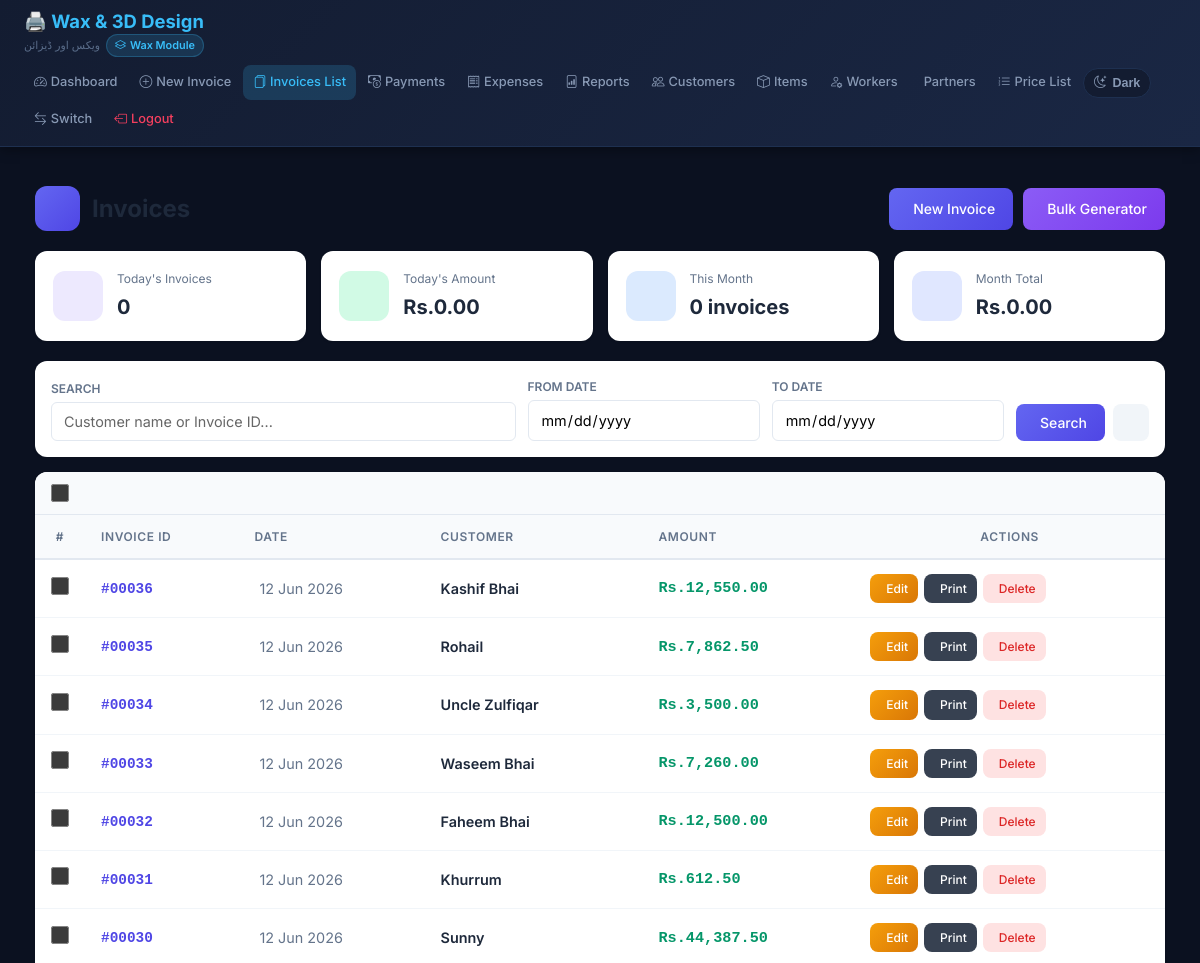
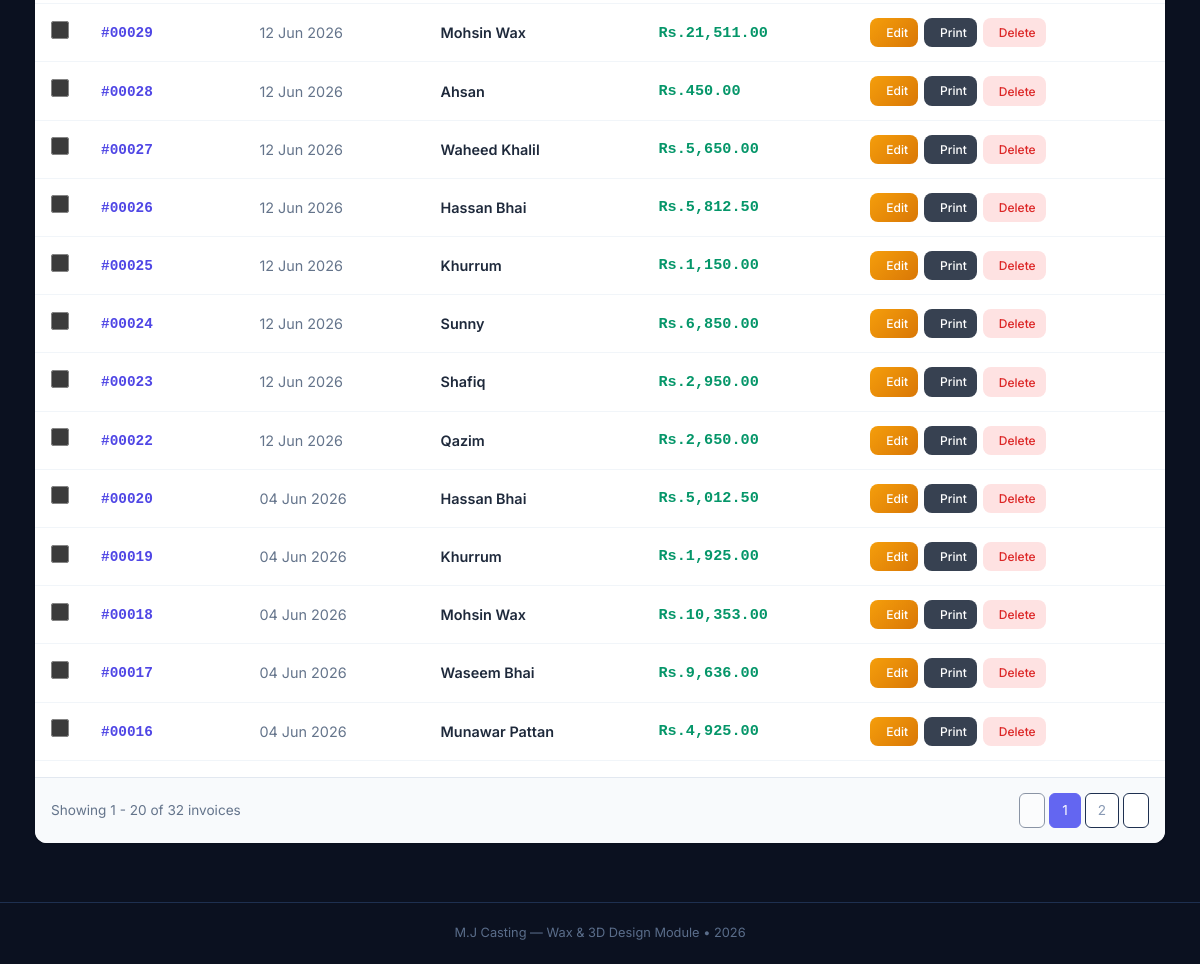
Page /wax/invoices.php (signed in) on the committed database (2 pictures, top to bottom).
### tables this page shows
CREATE TABLE `wax_invoices` (
  `id` int(11) NOT NULL,
  `customer_id` int(11) NOT NULL,
  `invoice_date` date NOT NULL,
  `total_amount` decimal(12,2) NOT NULL DEFAULT 0.00,
  `editable_flag` tinyint(1) DEFAULT 1,
  `created_by` int(11) DEFAULT 1,
  `created_at` timestamp NOT NULL DEFAULT current_timestamp()
);

CREATE TABLE `wax_customers` (
  `id` int(11) NOT NULL,
  `name` varchar(100) NOT NULL,
  `contact` varchar(50) DEFAULT NULL,
  `address` text DEFAULT NULL,
  `opening_balance` decimal(10,2) DEFAULT 0.00,
  `billing_style` enum('weekly','monthly','cash') DEFAULT 'cash',
  `active` tinyint(1) DEFAULT 1,
  `created_at` timestamp NOT NULL DEFAULT current_timestamp()
);

### wax/invoices.php (the view, shortened to what this page needs)
<?php
$pdo = getDB();
$search = $_GET['search'] ?? '';
$dateFrom = $_GET['date_from'] ?? '';
$dateTo = $_GET['date_to'] ?? '';
$page = max(1, intval($_GET['page'] ?? 1));
$limit = 20;
$offset = ($page - 1) * $limit;
$where = "WHERE 1=1";
$params = [];
$stmtCount = $pdo->prepare("SELECT COUNT(*) as total_count, COALESCE(SUM(total_amount), 0) as total_amount FROM wax_invoices i JOIN wax_customers c ON i.customer_id = c.id $where");
$stmtCount->execute($params);
$countResult = $stmtCount->fetch(PDO::FETCH_ASSOC);
$total_rows = intval($countResult['total_count'] ?? 0);
$total_pages = max(1, ceil($total_rows / $limit));
$sql = "
    SELECT i.*, c.name as customer_name
    FROM wax_invoices i
    JOIN wax_customers c ON i.customer_id = c.id
    $where
    ORDER BY i.id DESC
    LIMIT $limit OFFSET $offset
";
$stmt = $pdo->prepare($sql);
$stmt->execute($params);
$invoices = $stmt->fetchAll(PDO::FETCH_ASSOC);
$todayStmt = $pdo->query("SELECT COUNT(*) as today_count, COALESCE(SUM(total_amount), 0) as today_amount FROM wax_invoices WHERE invoice_date = CURDATE()");
$todayStats = $todayStmt->fetch(PDO::FETCH_ASSOC);
$todayCount = intval($todayStats['today_count'] ?? 0);
$todayAmount = floatval($todayStats['today_amount'] ?? 0);
$monthStmt = $pdo->query("SELECT COUNT(*) as month_count, COALESCE(SUM(total_amount), 0) as month_amount FROM wax_invoices WHERE MONTH(invoice_date) = MONTH(CURDATE()) AND YEAR(invoice_date) = YEAR(CURDATE())");
$monthStats = $monthStmt->fetch(PDO::FETCH_ASSOC);
$monthCount = intval($monthStats['month_count'] ?? 0);
$monthAmount = floatval($monthStats['month_amount'] ?? 0);
include __DIR__ . '/templates/header.php';
?>
<div class="invoices-page">
    <div class="page-header">
        <div class="page-title">
            <div class="icon"><i class="fas fa-file-invoice"></i></div>
            <h1>Invoices</h1>
        </div>
        <div class="header-actions">
            <a href="invoice_create.php" class="btn btn-primary">
                <i class="fas fa-plus"></i> New Invoice
            </a>
            <a href="bulk_invoice.php" class="btn btn-purple">
                <i class="fas fa-layer-group"></i> Bulk Generator
            </a>
        </div>
    </div>
    <div class="stats-row">
        <div class="stat-card">
            <div class="stat-icon purple"><i class="fas fa-file-invoice-dollar"></i></div>
            <div class="stat-info">
                <small>Today's Invoices</small>
                <strong><?= $todayCount ?></strong>
            </div>
        </div>
        <div class="stat-card">
            <div class="stat-icon green"><i class="fas fa-rupee-sign"></i></div>
            <div class="stat-info">
                <small>Today's Amount</small>
                <strong>Rs.<?= number_format($todayAmount, 2) ?></strong>
            </div>
        </div>
        <div class="stat-card">
            <div class="stat-icon blue"><i class="fas fa-calendar-alt"></i></div>
            <div class="stat-info">
                <small>This Month</small>
                <strong><?= $monthCount ?> invoices</strong>
            </div>
        </div>
        <div class="stat-card">
            <div class="stat-icon indigo"><i class="fas fa-chart-line"></i></div>
            <div class="stat-info">
                <small>Month Total</small>
                <strong>Rs.<?= number_format($monthAmount, 2) ?></strong>
            </div>
        </div>
    </div>
    <div class="filter-card">
        <form method="GET">
            <div class="filter-row">
                <div class="filter-group" style="flex: 2;">
                    <label><i class="fas fa-search"></i> Search</label>
                    <input type="text" name="search" class="filter-input"
                           placeholder="Customer name or Invoice ID..." value="<?= htmlspecialchars($search) ?>">
                </div>
                <div class="filter-group">
                    <label><i class="fas fa-calendar"></i> From Date</label>
                    <input type="date" name="date_from" class="filter-input" value="<?= htmlspecialchars($dateFrom) ?>">
                </div>
                <div class="filter-group">
                    <label><i class="fas fa-calendar"></i> To Date</label>
                    <input type="date" name="date_to" class="filter-input" value="<?= htmlspecialchars($dateTo) ?>">
                </div>
                <div class="filter-actions">
                    <button type="submit" class="btn btn-primary"><i class="fas fa-search"></i> Search</button>
                    <a href="invoices.php" class="btn btn-secondary"><i class="fas fa-times"></i></a>
                </div>
            </div>
        </form>
    </div>
    <form method="POST" id="bulkForm">
        <div class="table-card">
            <div class="table-header">
                <div class="table-header-left">
                    <input type="checkbox" class="custom-checkbox" id="selectAll" onclick="toggleAll(this)">
                </div>
            </div>
            <div class="table-scroll">
                <table>
                    <thead>
                        <tr>
                            <th class="checkbox-cell">#</th>
                            <th>Invoice ID</th>
                            <th>Date</th>
                            <th>Customer</th>
                            <th>Amount</th>
                            <th style="text-align: center;">Actions</th>
                        </tr>
                    </thead>
                    <tbody>
                        <?php if (empty($invoices)): ?>
                            <tr>
                                <td colspan="6">
                                    <div class="empty-state">
                                        <i class="fas fa-file-invoice"></i>
                                        <p>No invoices found</p>
                                    </div>
                                </td>
                            </tr>
                        <?php else: ?>
                            <?php foreach ($invoices as $inv): ?>
                                <tr data-id="<?= $inv['id'] ?>">
                                    <td class="checkbox-cell">
                                        <input type="checkbox" name="bulk_delete_ids[]" value="<?= $inv['id'] ?>"
                                               class="row-checkbox custom-checkbox" onchange="updateSelection()">
                                    </td>
                                    <td data-label="Invoice ID">
                                        <span class="invoice-id">#<?= str_pad($inv['id'], 5, '0', STR_PAD_LEFT) ?></span>
                                    </td>
                                    <td class="date-cell" data-label="Date">
                                        <?= date('d M Y', strtotime($inv['invoice_date'])) ?>
                                    </td>
                                    <td data-label="Customer">
                                        <span class="customer-name"><?= htmlspecialchars($inv['customer_name']) ?></span>
                                    </td>
                                    <td class="amount-cell" data-label="Amount">
                                        Rs.<?= number_format(floatval($inv['total_amount']), 2) ?>
                                    </td>
                                    <td data-label="Actions">
                                        <div class="action-btns">
                                            <a href="invoice_edit.php?id=<?= $inv['id'] ?>" class="btn btn-warning btn-xs" title="Edit">
                                                <i class="fas fa-edit"></i> Edit
                                            </a>
                                            <a href="invoice_print.php?id=<?= $inv['id'] ?>" target="_blank" class="btn btn-dark btn-xs" title="Print">
                                                <i class="fas fa-print"></i> Print
                                            </a>
                                            <button type="button" class="btn btn-danger btn-xs" onclick="deleteSingle(<?= $inv['id'] ?>)" title="Delete">
                                                <i class="fas fa-trash"></i> Delete
                                            </button>
                                        </div>
                                    </td>
                                </tr>
                            <?php endforeach; ?>
                        <?php endif; ?>
                    </tbody>
                </table>
            </div>
            <?php if ($total_pages > 1): ?>
                <div class="pagination">
                    <div class="pagination-info">
                        Showing <?= $offset + 1 ?> - <?= min($offset + $limit, $total_rows) ?> of <?= $total_rows ?> invoices
                    </div>
                    <div class="pagination-links">
                        <?php
                        $queryParams = http_build_query(array_filter([
                            'search' => $search,
                            'date_from' => $dateFrom,
                            'date_to' => $dateTo
                        ]));
                        ?>
                        <a href="?page=<?= max(1, $page - 1) ?>&<?= $queryParams ?>"
                           class="page-link <?= $page <= 1 ? 'disabled' : '' ?>">
                        </a>
                        <?php for ($i = max(1, $page - 2); $i <= min($total_pages, $page + 2); $i++): ?>
                            <a href="?page=<?= $i ?>&<?= $queryParams ?>"
                               class="page-link <?= $i == $page ? 'active' : '' ?>"><?= $i ?></a>
                        <?php endfor; ?>
                        <a href="?page=<?= min($total_pages, $page + 1) ?>&<?= $queryParams ?>"
                           class="page-link <?= $page >= $total_pages ? 'disabled' : '' ?>">
                        </a>
                    </div>
                </div>
            <?php endif; ?>
        </div>
    </form>
</div>
<?php include __DIR__ . '/templates/footer.php'; ?>

### wax/templates/header.php (style rules this page uses)
*, *::before, *::after { box-sizing: border-box; margin: 0; padding: 0; }
:root { --primary: #38bdf8; --primary-dark: #0284c7; --success: #10b981; --danger: #f43f5e; --warning: #f59e0b; --border: #1e3050; --bg-card: #131c31; --bg-body: #0b1120; --text-primary: #e8edf5; --text-secondary: #8899b4; --text-muted: #5a6d8a; --shadow: 0 2px 8px rgba(0,0,0,0.3); }
html { color-scheme: dark; }
html, body { width: 100%; min-height: 100vh; font-family: 'Inter', -apple-system, sans-serif; background: var(--bg-body); color: var(--text-primary); line-height: 1.6; }
label { display: block; margin-bottom: 6px; font-weight: 500; font-size: 0.85rem; color: var(--text-secondary); }
input, select, textarea { width: 100%; padding: 10px 14px; border: 1px solid var(--border); border-radius: 8px; font-size: 0.9rem; background: #fff; color: #000; font-family: 'Inter', sans-serif; transition: border-color 0.2s; }
input::placeholder, textarea::placeholder { color: #666; opacity: 1; }
table { width: 100%; border-collapse: collapse; }
th, td { padding: 10px 12px; text-align: left; border-bottom: 1px solid var(--border); font-size: 0.88rem; }
th { background: #1a2744; color: var(--text-secondary); font-weight: 600; font-size: 0.78rem; text-transform: uppercase; letter-spacing: 0.05em; }
.btn { display: inline-flex; align-items: center; gap: 5px; padding: 9px 18px; border-radius: 8px; font-size: 0.85rem; font-weight: 600; text-decoration: none; border: none; cursor: pointer; transition: all 0.2s; font-family: 'Inter', sans-serif; }
.btn-primary { background: var(--primary); color: #000; }
.btn-danger { background: var(--danger); color: #fff; }
.btn-warning { background: var(--warning); color: #000; }
.btn-secondary { background: #1a2744; color: var(--text-primary); border: 1px solid var(--border); }
.pagination { display: flex; gap: 4px; justify-content: center; margin-top: 16px; }
.pagination a { padding: 6px 12px; border: 1px solid var(--border); border-radius: 6px; text-decoration: none; color: var(--text-secondary); font-size: 0.85rem; transition: all 0.2s; }
.pagination .active { background: var(--primary); color: #000; border-color: var(--primary); }

### rows in the picture
wax_invoices: id "00036", invoice_date "12 Jun 2026", customer.name "Kashif Bhai", total_amount "12,550.00"
wax_invoices: id "00035", invoice_date "12 Jun 2026", customer.name "Rohail", total_amount "7,862.50"
wax_invoices: id "00034", invoice_date "12 Jun 2026", customer.name "Uncle Zulfiqar", total_amount "3,500.00"
wax_invoices: id "00033", invoice_date "12 Jun 2026", customer.name "Waseem Bhai", total_amount "7,260.00"
wax_invoices: id "00032", invoice_date "12 Jun 2026", customer.name "Faheem Bhai", total_amount "12,500.00"
wax_invoices: id "00031", invoice_date "12 Jun 2026", customer.name "Khurrum", total_amount "612.50"
wax_invoices: id "00030", invoice_date "12 Jun 2026", customer.name "Sunny", total_amount "44,387.50"
wax_invoices: id "00029", invoice_date "12 Jun 2026", customer.name "Mohsin Wax", total_amount "21,511.00"
wax_invoices: id "00028", invoice_date "12 Jun 2026", customer.name "Ahsan", total_amount "450.00"
wax_invoices: id "00027", invoice_date "12 Jun 2026", customer.name "Waheed Khalil", total_amount "5,650.00"
wax_invoices: id "00026", invoice_date "12 Jun 2026", customer.name "Hassan Bhai", total_amount "5,812.50"
wax_invoices: id "00025", invoice_date "12 Jun 2026", customer.name "Khurrum", total_amount "1,150.00"
wax_invoices: id "00024", invoice_date "12 Jun 2026", customer.name "Sunny", total_amount "6,850.00"
wax_invoices: id "00023", invoice_date "12 Jun 2026", customer.name "Shafiq", total_amount "2,950.00"
wax_invoices: id "00022", invoice_date "12 Jun 2026", customer.name "Qazim", total_amount "2,650.00"
wax_invoices: id "00020", invoice_date "04 Jun 2026", customer.name "Hassan Bhai", total_amount "5,012.50"
wax_invoices: id "00019", invoice_date "04 Jun 2026", customer.name "Khurrum", total_amount "1,925.00"
wax_invoices: id "00018", invoice_date "04 Jun 2026", customer.name "Mohsin Wax", total_amount "10,353.00"
wax_invoices: id "00017", invoice_date "04 Jun 2026", customer.name "Waseem Bhai", total_amount "9,636.00"
wax_invoices: id "00016", invoice_date "04 Jun 2026", customer.name "Munawar Pattan", total_amount "4,925.00"

### other values in the picture
$todayCount "0"
$todayAmount "0.00"
$monthCount "0"
$monthAmount "0.00"
$offset + 1 "1"
min($offset + $limit, $total_rows) "20"
$total_rows "32"
